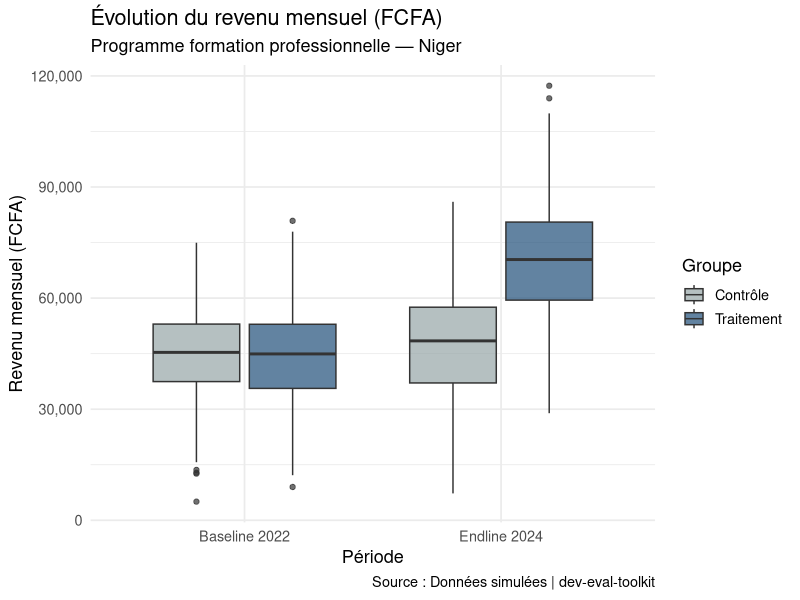
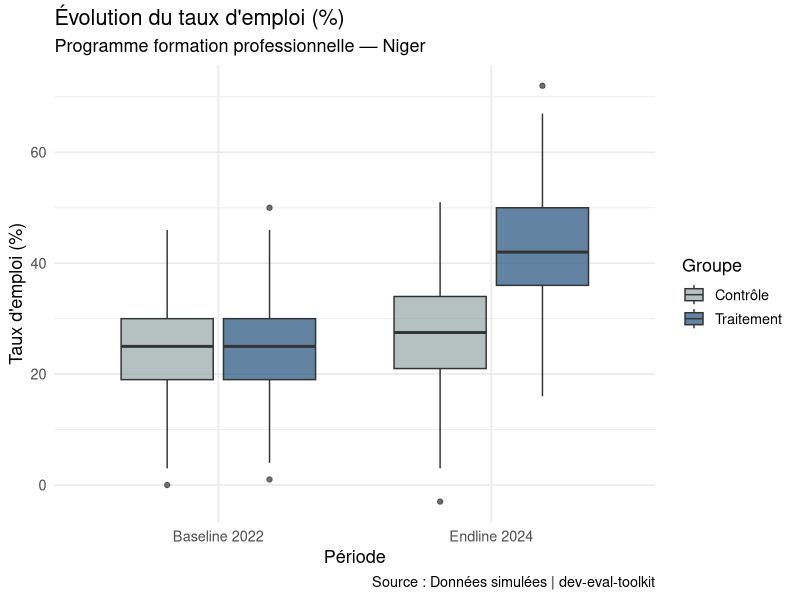

These figures' R source, in order:
# =============================================================
# dev-eval-toolkit | LuxDev - Education & Emploi
# Script 02 : Statistiques descriptives
# Auteur : Serge-Alain NYAMSIN | github.com/sanyamsin
# Date : Avril 2026
# =============================================================

library(tidyverse)
library(knitr)
library(kableExtra)
library(scales)

# --- Chargement des données ----------------------------------
data <- read_csv("data/programme_data.csv")

cat("✅ Données chargées :", nrow(data), "observations\n\n")

# --- 1. Profil des bénéficiaires ----------------------------
cat("═══════════════════════════════════════\n")
cat("1. PROFIL SOCIO-DÉMOGRAPHIQUE\n")
cat("═══════════════════════════════════════\n")

# Répartition par sexe et traitement
data %>%
  group_by(traitement, sexe) %>%
  summarise(n = n(), .groups = "drop") %>%
  mutate(traitement = ifelse(traitement == 1, "Traitement", "Contrôle")) %>%
  print()

# Répartition par région
cat("\n--- Répartition par région ---\n")
data %>%
  group_by(region) %>%
  summarise(
    n = n(),
    pct = round(n() / nrow(data) * 100, 1)
  ) %>%
  arrange(desc(n)) %>%
  print()

# --- 2. Comparaison Baseline --------------------------------
cat("\n═══════════════════════════════════════\n")
cat("2. COMPARAISON BASELINE (2022)\n")
cat("═══════════════════════════════════════\n")

data %>%
  group_by(traitement) %>%
  summarise(
    n                    = n(),
    age_moyen            = round(mean(age), 1),
    emploi_baseline_moy  = round(mean(emploi_baseline), 1),
    revenu_baseline_moy  = round(mean(revenu_baseline), 0),
    competences_base_moy = round(mean(competences_baseline), 1)
  ) %>%
  mutate(traitement = ifelse(traitement == 1, "Traitement", "Contrôle")) %>%
  print()

# --- 3. Comparaison Endline ---------------------------------
cat("\n═══════════════════════════════════════\n")
cat("3. RÉSULTATS ENDLINE (2024)\n")
cat("═══════════════════════════════════════\n")

data %>%
  group_by(traitement) %>%
  summarise(
    emploi_endline_moy      = round(mean(emploi_endline), 1),
    revenu_endline_moy      = round(mean(revenu_endline), 0),
    competences_endline_moy = round(mean(competences_endline), 1)
  ) %>%
  mutate(traitement = ifelse(traitement == 1, "Traitement", "Contrôle")) %>%
  print()

# --- 4. Évolution des indicateurs ---------------------------
cat("\n═══════════════════════════════════════\n")
cat("4. ÉVOLUTION BASELINE → ENDLINE\n")
cat("═══════════════════════════════════════\n")

data %>%
  group_by(traitement) %>%
  summarise(
    delta_emploi      = round(mean(emploi_endline - emploi_baseline), 1),
    delta_revenu      = round(mean(revenu_endline - revenu_baseline), 0),
    delta_competences = round(mean(competences_endline - competences_baseline), 1)
  ) %>%
  mutate(traitement = ifelse(traitement == 1, "Traitement", "Contrôle")) %>%
  print()

# --- 5. Visualisation ---------------------------------------
cat("\n✅ Génération des graphiques...\n")

# Graphique 1 : Revenu baseline vs endline
p1 <- data %>%
  mutate(traitement = ifelse(traitement == 1, "Traitement", "Contrôle")) %>%
  pivot_longer(cols = c(revenu_baseline, revenu_endline),
               names_to = "periode", values_to = "revenu") %>%
  mutate(periode = ifelse(periode == "revenu_baseline",
                          "Baseline 2022", "Endline 2024")) %>%
  ggplot(aes(x = periode, y = revenu, fill = traitement)) +
  geom_boxplot(alpha = 0.7) +
  scale_fill_manual(values = c("Contrôle" = "#95a5a6",
                               "Traitement" = "#1F4E79")) +
  scale_y_continuous(labels = comma) +
  labs(
    title    = "Évolution du revenu mensuel (FCFA)",
    subtitle = "Programme formation professionnelle — Niger",
    x        = "Période",
    y        = "Revenu mensuel (FCFA)",
    fill     = "Groupe",
    caption  = "Source : Données simulées | dev-eval-toolkit"
  ) +
  theme_minimal(base_size = 13)

# Graphique 2 : Taux d'emploi
p2 <- data %>%
  mutate(traitement = ifelse(traitement == 1, "Traitement", "Contrôle")) %>%
  pivot_longer(cols = c(emploi_baseline, emploi_endline),
               names_to = "periode", values_to = "emploi") %>%
  mutate(periode = ifelse(periode == "emploi_baseline",
                          "Baseline 2022", "Endline 2024")) %>%
  ggplot(aes(x = periode, y = emploi, fill = traitement)) +
  geom_boxplot(alpha = 0.7) +
  scale_fill_manual(values = c("Contrôle" = "#95a5a6",
                               "Traitement" = "#1F4E79")) +
  labs(
    title    = "Évolution du taux d'emploi (%)",
    subtitle = "Programme formation professionnelle — Niger",
    x        = "Période",
    y        = "Taux d'emploi (%)",
    fill     = "Groupe",
    caption  = "Source : Données simulées | dev-eval-toolkit"
  ) +
  theme_minimal(base_size = 13)

# Sauvegarde des graphiques
ggsave("reports/graphique_revenu.png",    plot = p1, width = 8, height = 5, dpi = 150)
ggsave("reports/graphique_emploi.png",    plot = p2, width = 8, height = 5, dpi = 150)

cat("✅ Graphiques sauvegardés dans reports/\n")
cat("✅ Script 02 terminé avec succès !\n")
